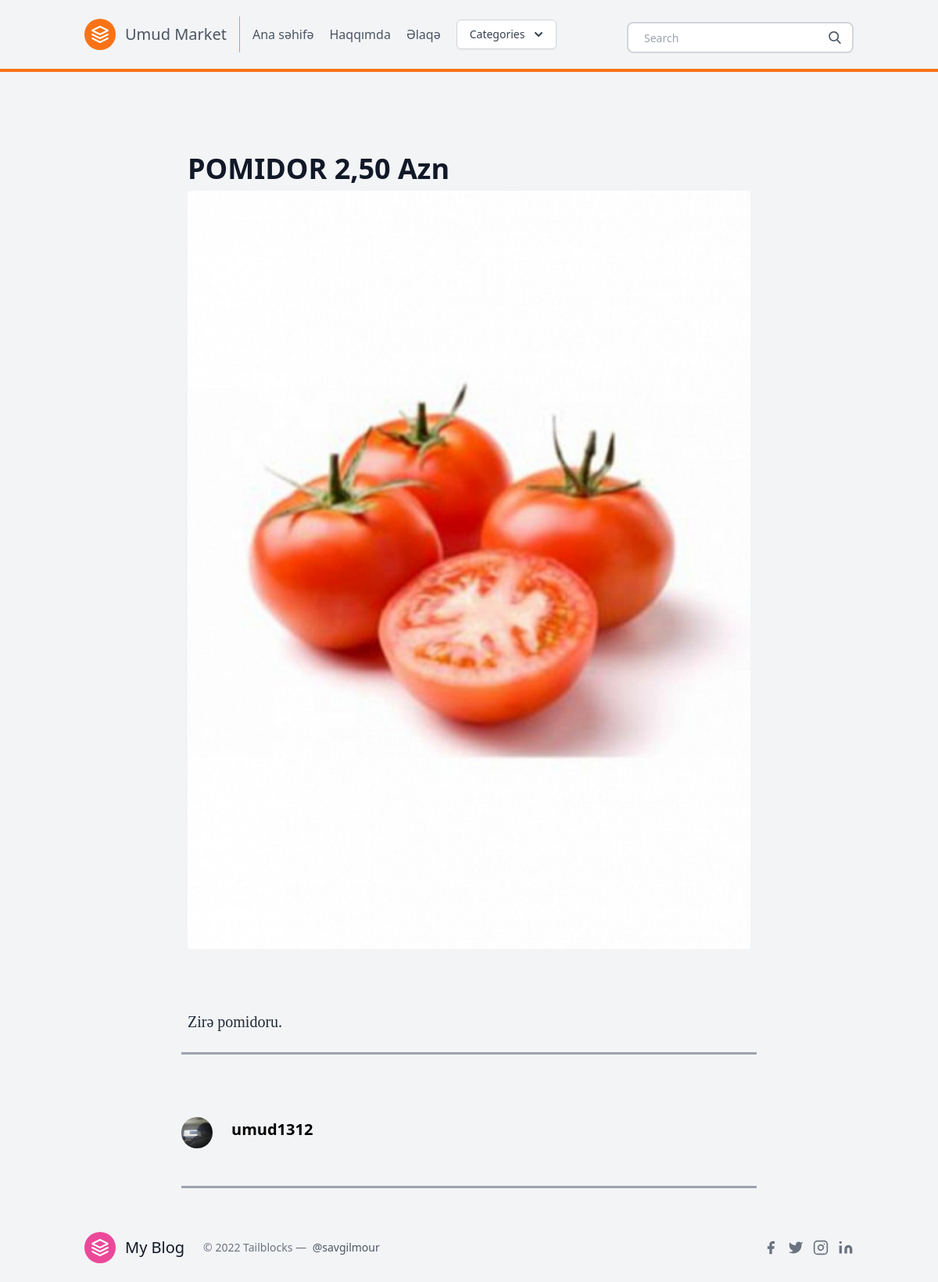
Page /post/satis-1/ on the committed database.
### posts/models.py (models this page shows, shortened)
class Post(models.Model):
    title = models.CharField(max_length=100)
    slug = models.SlugField()
    overview = models.TextField()
    timestamp = models.DateTimeField(auto_now_add=True)
    content = models.TextField()
    author = models.ForeignKey(Author, on_delete=models.CASCADE)
    thumbnail = models.ImageField()
    categories = models.ManyToManyField(Category)
    featured = models.BooleanField()

class Author(models.Model):
    user = models.OneToOneField(User, on_delete=models.CASCADE)
    profile_picture = models.ImageField()
    def __str__(self):
        return self.user.username

### posts/views.py (the view)
# urls.py: path('post/<slug>/', post, name = 'post'),
def post (request,slug):
    post = Post.objects.get(slug = slug)
    latest = Post.objects.order_by('-timestamp')[:3]
    context = {
        'post': post,
        'latest': latest,
    }
    return render(request, 'post.html', context)

### posts/templatetags/markdown_extras.py (called while the page is built)
@register.filter()
@stringfilter
def markdown(value):
    return md.markdown(value, extensions=['markdown.extensions.fenced_code'])

@register.simple_tag
def get_categories():
    return Category.objects.all()[0:3]

### templates/post.html (shortened to what this page needs)
{% extends 'base.html' %}
{% load markdown_extras %}
{% block content %}
<body class="bg-gray-100 font-sans leading-normal tracking-normal">
	<div class="container w-full md:max-w-3xl mx-auto pt-20">
		<div class="w-full px-4 md:px-6 text-xl text-gray-800 leading-normal" style="font-family:Georgia,serif;">
			<div class="font-sans">
						<h1 class="font-bold font-sans break-normal text-gray-900 pt-6 pb-2 text-3xl md:text-4xl">
						{{ post.title }}</h1>
						<img class="h-81 rounded w-full object-cover object-center mb-6" src="{{ post.thumbnail.url }}" alt="content">
			</div>
			<div class="py-6"><br>
			{{ post.content | markdown | safe }}
			</div>
		</div>
		<hr class="border-b-2 border-gray-400 mb-8 mx-4">
		<div class="flex w-full items-center font-sans px-4 py-12">
			<img class="w-10 h-10 rounded-full mr-4" src="{{ post.author.profile_picture.url }}">
			<div class="flex-1 px-2">
				<p class="text-base font-bold text-base md:text-xl leading-none mb-2">
				{{ post.author }}</p>
			</div>
		</div>
		<hr class="border-b-2 border-gray-400 mb-8 mx-4">
	</div>
{% endblock content %}

### rows in the picture
Post: title "POMIDOR 2,50 Azn", thumbnail (picture), content "Zirə pomidoru.", author.profile_picture (picture), author "umud1312"
